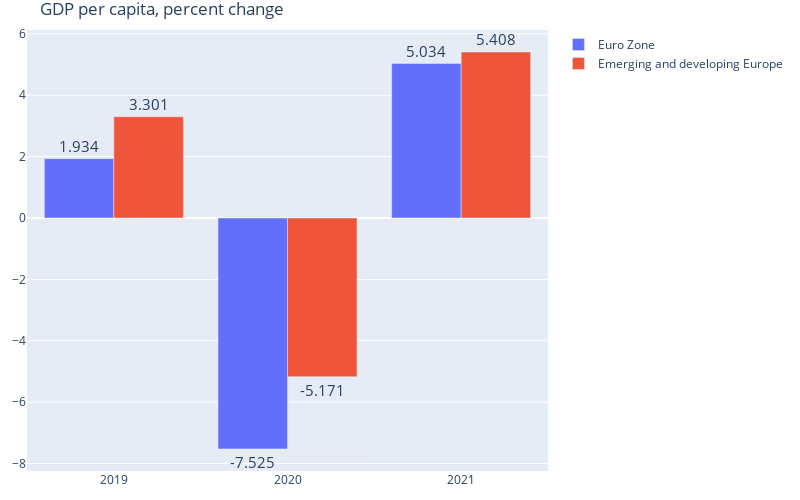

The code cell stored with this chart in its notebook:
### Markdown cell above
Interestingly enough, we can spot those countries on the map even by just plotting the percentage growth of the GDP per capita, as even the name implies(emerging and developing economies) the economy of such countries grow at a significantly higher rate than other fully developed ones.

### Code cell


### Figure 1 — Plotly figure (JSON) as saved in the notebook; plotly's stock layout.template omitted (floating-point values rounded to 4 significant figures)
{"data": [{"name": "Euro Zone", "text": ["1.9344736842105261", "-7.525315789473684", "5.034421052631579"], "textposition": "outside", "texttemplate": "%{text:.4s}", "type": "bar", "x": ["2019", "2020", "2021"], "y": [1.934, -7.525, 5.034]}, {"name": "Emerging and developing Europe", "text": ["3.3009999999999997", "-5.1715", "5.408125000000001"], "textposition": "outside", "texttemplate": "%{text:.4s}", "type": "bar", "x": ["2019", "2020", "2021"], "y": [3.301, -5.171, 5.408]}], "layout": {"height": 500, "hovermode": "x", "margin": {"b": 20, "l": 20, "r": 20, "t": 30}, "title": {"text": "GDP per capita, percent change"}, "uniformtext": {"minsize": 15, "mode": "hide"}, "width": 800, "xaxis": {"autorange": true, "range": [2018.0, 2022.0], "type": "linear"}, "yaxis": {"autorange": true, "range": [-8.244, 6.127], "type": "linear"}}}
